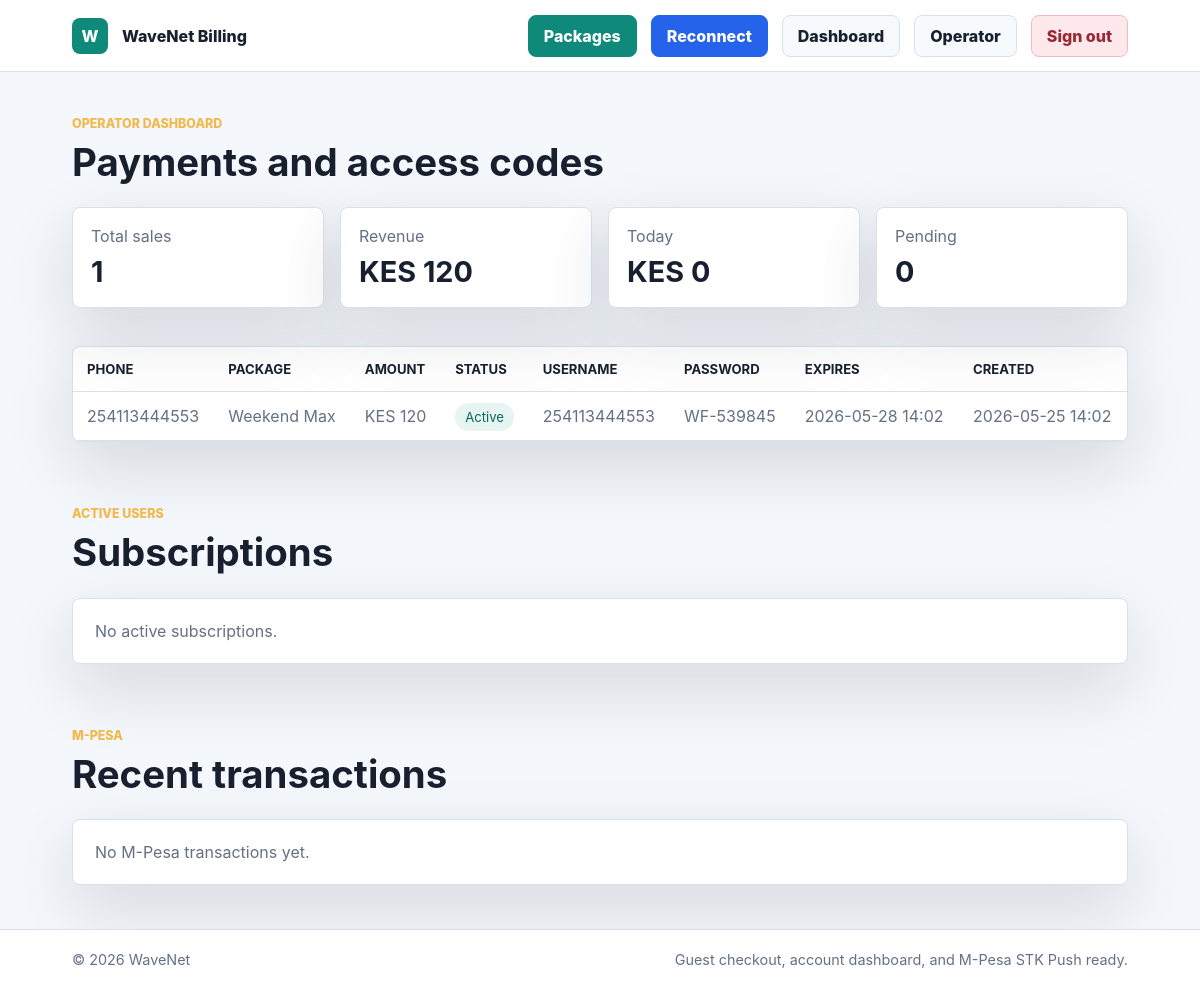
Page /operator/ (signed in) on the earlier database version.
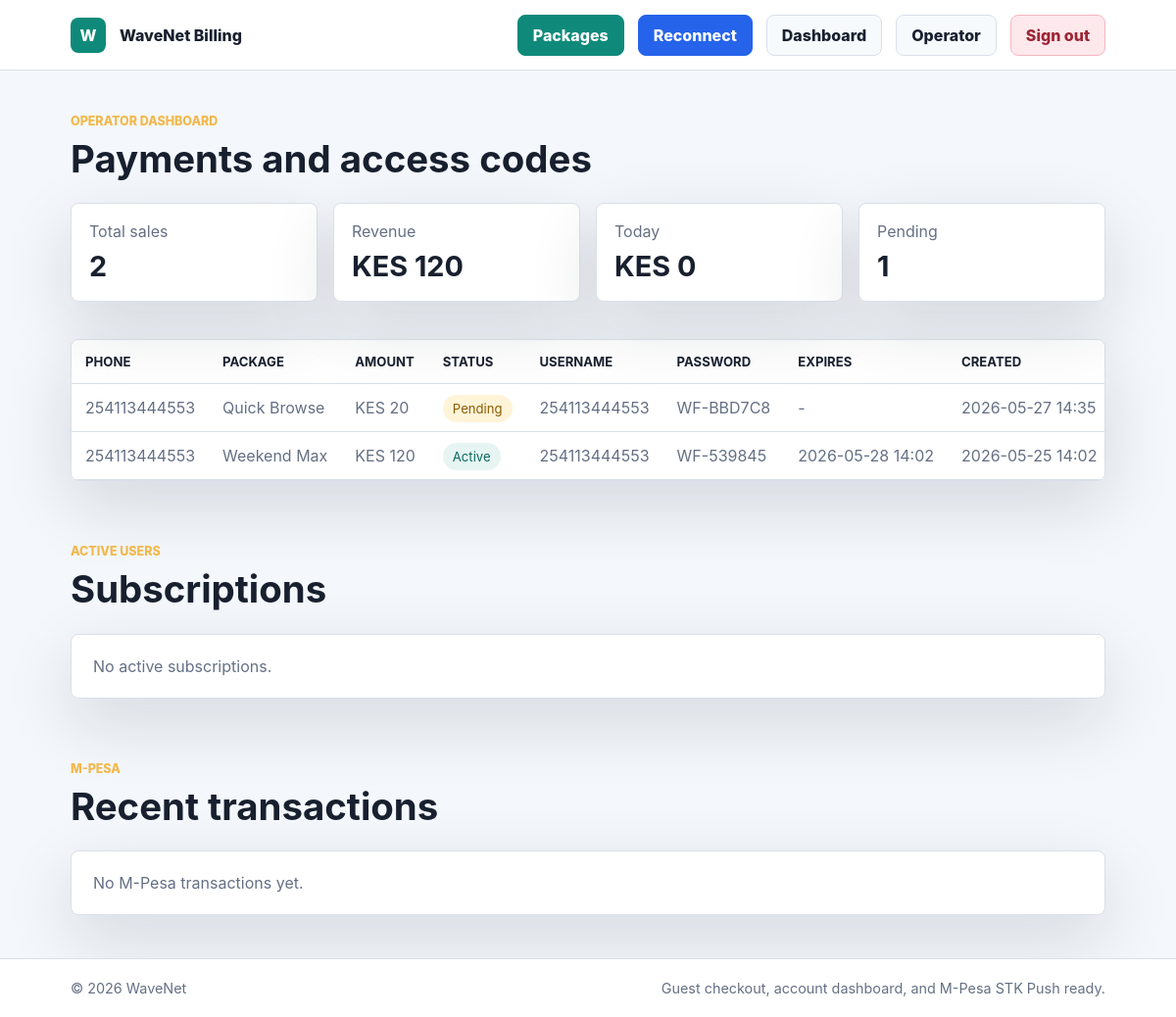
Same page on the later database version.
### billing/models.py (models this page shows, shortened)
class Purchase(models.Model):
    STATUS_PENDING = "pending"
    STATUS_ACTIVE = "active"
    STATUS_FAILED = "failed"
    STATUS_CHOICES = [
        (STATUS_PENDING, "Pending"),
        (STATUS_ACTIVE, "Active"),
        (STATUS_FAILED, "Failed"),
    ]
    user = models.ForeignKey(settings.AUTH_USER_MODEL, null=True, blank=True, on_delete=models.SET_NULL)
    package = models.ForeignKey(Package, on_delete=models.PROTECT)
    phone = models.CharField(max_length=20)
    amount = models.PositiveIntegerField()
    status = models.CharField(max_length=20, choices=STATUS_CHOICES, default=STATUS_PENDING)
    checkout_request_id = models.CharField(max_length=120, blank=True)
    mpesa_receipt = models.CharField(max_length=80, blank=True)
    access_code = models.CharField(max_length=20, unique=True)
    created_at = models.DateTimeField(auto_now_add=True)
    paid_at = models.DateTimeField(null=True, blank=True)
    expires_at = models.DateTimeField(null=True, blank=True)
    class Meta:
        ordering = ["-created_at"]

class Package(models.Model):
    name = models.CharField(max_length=80)
    speed = models.CharField(max_length=40)
    profile = models.CharField(max_length=50, default="default", help_text="MikroTik hotspot profile name")
    duration_hours = models.PositiveIntegerField()
    price = models.PositiveIntegerField(help_text="Amount in KES")
    description = models.TextField()
    is_active = models.BooleanField(default=True)
    created_at = models.DateTimeField(auto_now_add=True)
    class Meta:
        ordering = ["price"]

### billing/views.py (the view)
# urls.py: path('operator/', views.operator_dashboard, name='operator_dashboard'),
@user_passes_test(lambda user: user.is_staff)
def operator_dashboard(request):
    purchases = Purchase.objects.select_related("package")[:100]
    today = timezone.localdate()
    metrics = Purchase.objects.aggregate(
        total=Count("id"),
        revenue=Sum("amount", filter=Q(status=Purchase.STATUS_ACTIVE)),
        pending=Count("id", filter=Q(status=Purchase.STATUS_PENDING)),
        today_revenue=Sum("amount", filter=Q(status=Purchase.STATUS_ACTIVE, paid_at__date=today)),
    )
    active_subscriptions = Subscription.objects.select_related("package").filter(active=True)[:50]
    transactions = MpesaTransaction.objects.select_related("purchase")[:50]
    return render(
        request,
        "operator.html",
        {
            "purchases": purchases,
            "metrics": metrics,
            "active_subscriptions": active_subscriptions,
            "transactions": transactions,
        },
    )

### templates/operator.html (shortened to what this page needs)
{% extends "layout.html" %}
{% block content %}
<section class="page-head">
  <p class="eyebrow">Operator dashboard</p>
  <h1>Payments and access codes</h1>
</section>
<section class="metrics">
  <div><span>Total sales</span><strong>{{ metrics.total|default:0 }}</strong></div>
  <div><span>Revenue</span><strong>KES {{ metrics.revenue|default:0 }}</strong></div>
  <div><span>Today</span><strong>KES {{ metrics.today_revenue|default:0 }}</strong></div>
  <div><span>Pending</span><strong>{{ metrics.pending|default:0 }}</strong></div>
</section>
<section class="table-wrap">
  {% include "partials/purchases_table.html" with purchases=purchases %}
</section>
<section class="page-head compact">
  <p class="eyebrow">Active users</p>
  <h1>Subscriptions</h1>
</section>
<section class="table-wrap">
  {% if active_subscriptions %}
    <table>
      <thead>
        <tr>
          <th>Phone</th>
          <th>Package</th>
          <th>Username</th>
          <th>Activated</th>
          <th>Expires</th>
          <th>Router</th>
        </tr>
      </thead>
      <tbody>
        {% for subscription in active_subscriptions %}
          <tr>
            <td>{{ subscription.phone_number }}</td>
            <td>{{ subscription.package.name }}</td>
            <td>{{ subscription.username }}</td>
            <td>{{ subscription.activated_at|date:"Y-m-d H:i" }}</td>
            <td>{{ subscription.expires_at|date:"Y-m-d H:i" }}</td>
            <td>{% if subscription.router_user_created %}Provisioned{% else %}Pending{% endif %}</td>
          </tr>
        {% endfor %}
      </tbody>
    </table>
  {% else %}
    <div class="empty">No active subscriptions.</div>
  {% endif %}
</section>
<section class="page-head compact">
  <p class="eyebrow">M-Pesa</p>
  <h1>Recent transactions</h1>
</section>
<section class="table-wrap">
  {% if transactions %}
    <table>
      <thead>
        <tr>
          <th>Phone</th>
          <th>Amount</th>
          <th>Receipt</th>
          <th>Status</th>
          <th>Checkout</th>
          <th>Date</th>
        </tr>
      </thead>
      <tbody>
        {% for transaction in transactions %}
          <tr>
            <td>{{ transaction.phone_number }}</td>
            <td>KES {{ transaction.amount }}</td>
            <td>{{ transaction.receipt_number|default:"-" }}</td>
            <td><span class="pill {{ transaction.status|lower }}">{{ transaction.status }}</span></td>
            <td>{{ transaction.checkout_request_id }}</td>
            <td>{{ transaction.created_at|date:"Y-m-d H:i" }}</td>
          </tr>
        {% endfor %}
      </tbody>
    </table>
  {% else %}
    <div class="empty">No M-Pesa transactions yet.</div>
  {% endif %}
</section>
{% endblock %}

### templates/layout.html (shortened to what this page needs)
<!doctype html>
<html lang="en">
<head>
  <link rel="stylesheet" href="/static/styles.css">
</head>
<body>
  <header class="topbar">
    <a class="brand" href="/">
      <span class="brand-mark">W</span>
      <span>WaveNet Billing</span>
    </a>
    <nav>
      <a class="nav-button nav-packages" href="{% url 'home' %}">Packages</a>
      <a class="nav-button nav-reconnect" href="{% url 'reconnect' %}">Reconnect</a>
      {% if request.user.is_authenticated %}
        <a class="nav-button nav-soft" href="{% url 'dashboard' %}">Dashboard</a>
        {% if request.user.is_staff %}<a class="nav-button nav-soft" href="{% url 'operator_dashboard' %}">Operator</a>{% endif %}
        <form method="post" action="{% url 'logout' %}">
          <button class="nav-button nav-signout link-button">Sign out</button>
        </form>
      {% else %}
        <a class="nav-button nav-signin" href="{% url 'login' %}">Sign in</a>
        <a class="nav-button nav-cta" href="{% url 'register' %}">Create account</a>
      {% endif %}
    </nav>
  </header>
  <main>
    {% block content %}{% endblock %}
  </main>
  <footer>
    <span>&copy; {% now "Y" %} WaveNet</span>
    <span>Guest checkout, account dashboard, and M-Pesa STK Push ready.</span>
  </footer>
</body>
</html>

### templates/partials/purchases_table.html
{% if purchases %}
  <table>
    <thead>
      <tr>
        <th>Phone</th>
        <th>Package</th>
        <th>Amount</th>
        <th>Status</th>
        <th>Username</th>
        <th>Password</th>
        <th>Expires</th>
        <th>Created</th>
      </tr>
    </thead>
    <tbody>
      {% for purchase in purchases %}
        <tr>
          <td>{{ purchase.phone }}</td>
          <td>{{ purchase.package.name }}</td>
          <td>KES {{ purchase.amount }}</td>
          <td><span class="pill {{ purchase.status }}">{{ purchase.get_status_display }}</span></td>
          <td>{{ purchase.subscription.username|default:purchase.phone }}</td>
          <td>{{ purchase.subscription.password|default:purchase.access_code }}</td>
          <td>{{ purchase.expires_at|date:"Y-m-d H:i"|default:"-" }}</td>
          <td>{{ purchase.created_at|date:"Y-m-d H:i" }}</td>
        </tr>
      {% endfor %}
    </tbody>
  </table>
{% else %}
  <div class="empty">No purchases yet.</div>
{% endif %}

### static/styles.css (style rules this page uses)
:root { color-scheme: light; --ink: #18202f; --muted: #657084; --line: #d9e0ea; --panel: #ffffff; --page: #f4f7fb; --brand: #0f8a7a; --brand-strong: #08695e; --blue: #2563eb; --blue-strong: #1d4ed8; --accent: #d1495b; --gold: #f2b84b; }
* { box-sizing: border-box; }
body { margin: 0; font-family: Inter, Segoe UI, Arial, sans-serif; background: var(--page); color: var(--ink); }
a { color: inherit; text-decoration: none; }
.topbar { min-height: 72px; padding: 0 6vw; display: flex; align-items: center; justify-content: space-between; gap: 18px; background: rgba(255, 255, 255, 0.92); border-bottom: 1px solid var(--line); position: sticky; top: 0; z-index: 5; backdrop-filter: blur(12px); }
.brand, nav, nav form { display: flex; align-items: center; gap: 14px; }
.brand { font-weight: 800; flex: 0 0 auto; }
nav { justify-content: flex-end; flex-wrap: wrap; min-width: 0; }
nav form { margin: 0; min-width: 0; }
.brand-mark { width: 36px; height: 36px; display: grid; place-items: center; border-radius: 8px; background: var(--brand); color: white; }
nav a, .link-button { font: inherit; cursor: pointer; }
.nav-button { min-height: 42px; display: inline-flex; align-items: center; justify-content: center; padding: 10px 15px; border: 1px solid transparent; border-radius: 8px; font-weight: 800; line-height: 1; white-space: nowrap; transition: background 160ms ease, border-color 160ms ease, box-shadow 160ms ease, color 160ms ease, transform 160ms ease; }
.nav-packages { color: white; background: var(--brand); border-color: var(--brand); }
.nav-reconnect { color: white; background: var(--blue); border-color: var(--blue); }
.nav-signin, .nav-soft { color: var(--ink); background: #f7fafc; border-color: var(--line); }
.nav-signout { color: #9b2635; background: #fde8ec; border-color: #f5b7c1; }
main { min-height: calc(100vh - 132px); }
.hero h1, .page-head h1, .auth-card h1, .receipt h1 { margin: 0; font-size: clamp(2rem, 4.6vw, 4.8rem); line-height: 1; }
.eyebrow { margin: 0 0 12px; text-transform: uppercase; letter-spacing: 0; font-size: 0.78rem; font-weight: 800; color: var(--gold); }
.purchase-panel, .auth-card, .receipt, .table-wrap, .metrics div { background: var(--panel); color: var(--ink); border: 1px solid var(--line); border-radius: 8px; box-shadow: 0 24px 70px rgba(24, 32, 47, 0.14); }
.panel-title strong, .receipt-status, .pill { color: var(--brand-strong); background: #e6f5f2; border-radius: 999px; padding: 6px 10px; font-size: 0.82rem; }
.package-card small, .fineprint, .auth-card p, footer, td, label { color: var(--muted); }
.bands, .metrics { padding: 28px 6vw; display: grid; grid-template-columns: repeat(auto-fit, minmax(180px, 1fr)); gap: 16px; }
.page-head { padding: 44px 6vw 16px; }
.page-head.compact { padding-top: 20px; }
.page-head h1 { font-size: 2.4rem; }
.metrics { padding-top: 10px; }
.metrics div { padding: 18px; display: grid; gap: 8px; }
.metrics span { color: var(--muted); }
.metrics strong { font-size: 1.8rem; }
.table-wrap { margin: 10px 6vw 44px; overflow-x: auto; }
table { width: 100%; border-collapse: collapse; }
th, td { text-align: left; padding: 14px; border-bottom: 1px solid var(--line); white-space: nowrap; }
th { color: var(--ink); font-size: 0.82rem; text-transform: uppercase; }
.pending { color: #8a5a00; background: #fff4d8; }
.active { color: var(--brand-strong); background: #e6f5f2; }
.empty { padding: 22px; color: var(--muted); }
footer { min-height: 60px; padding: 0 6vw; display: flex; align-items: center; justify-content: space-between; gap: 14px; background: white; border-top: 1px solid var(--line); font-size: 0.9rem; }

Differences in the rows shown:
added Purchase: phone "254113444553", package.name "Quick Browse", amount "20", status "Pending", subscription.username "254113444553", subscription.password "WF-BBD7C8", expires_at "-", created_at "2026-05-27 14:35"
Other differences:
{{ metrics.total|default:0 }}: "1" → "2"
{{ metrics.pending|default:0 }}: "0" → "1"
